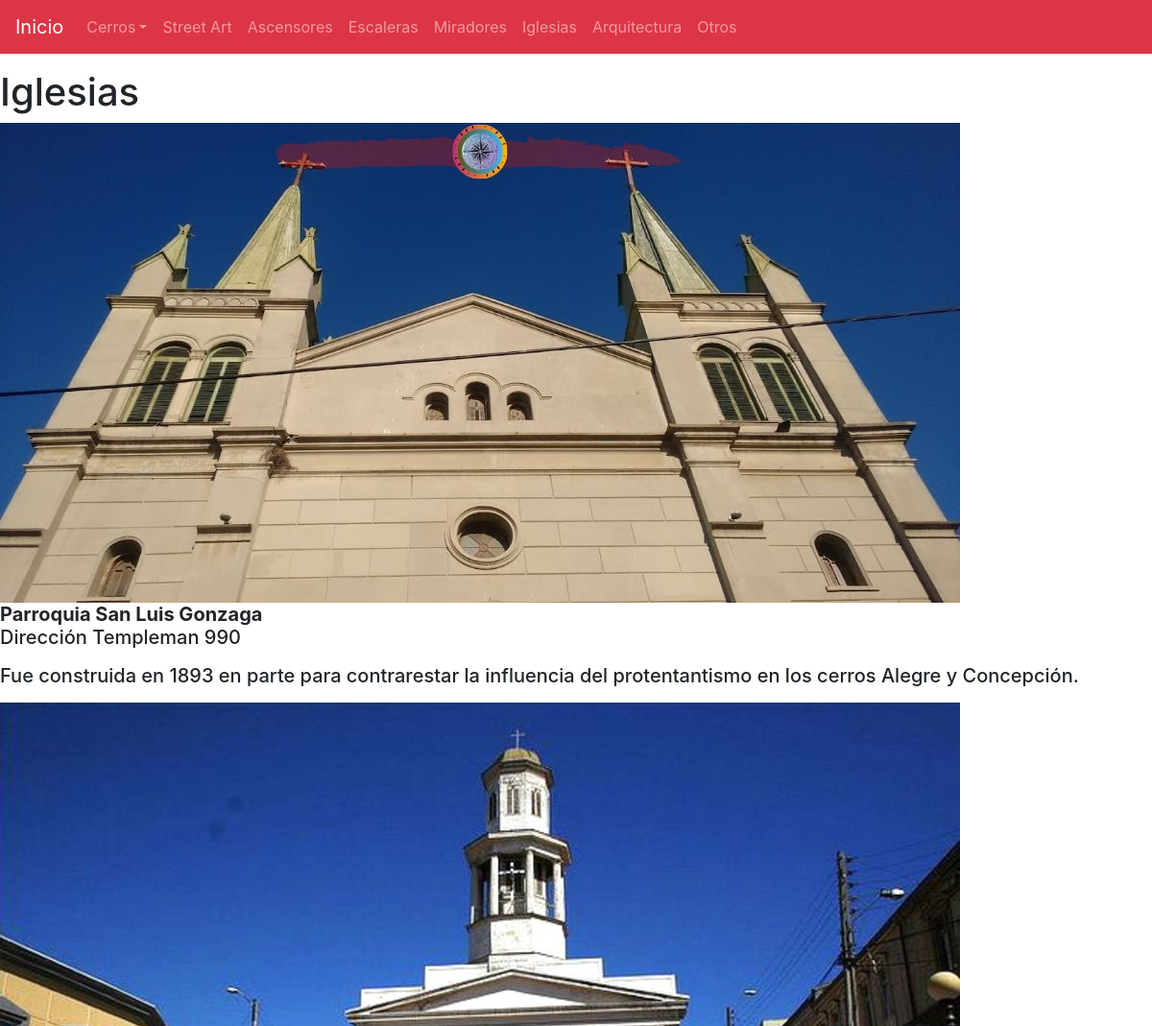
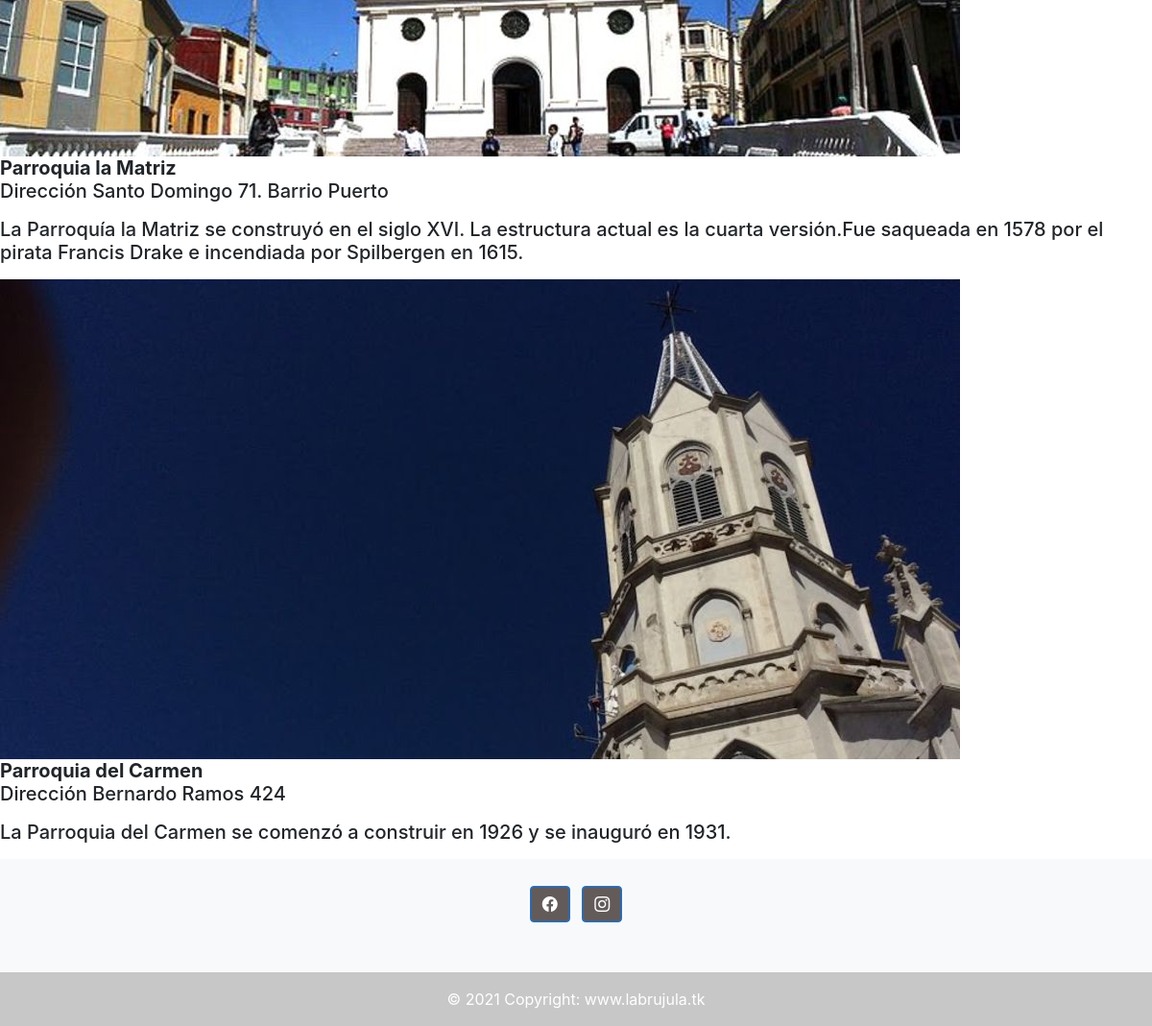
Page /iglesias/ on the committed database (2 pictures, top to bottom).
### miapp/models.py (models this page shows, shortened)
class Iglesias(models.Model):
    nombre = models.CharField(max_length=100, default="")
    direccion = models.CharField(max_length=100, default="")
    lugar = models.CharField(max_length=100, default="")
    descripcion = models.TextField(max_length=250)
    gps = models.CharField(max_length=100, verbose_name="GPS", default="gps")
    lat = models.CharField(max_length=100, verbose_name="Lat", default="0")
    lon = models.CharField(max_length=100, verbose_name="Lon", default="0")
    created_at = models.DateTimeField(auto_now_add=True)
    updated_at = models.DateTimeField(auto_now=True)
    image = models.ImageField(default='null',verbose_name="Miniatura", upload_to="iglesias")
    class Meta:
        verbose_name= "Igleia"
        verbose_name_plural= "Iglesias"
        ordering = ['-created_at']

### miapp/views.py (the view)
# urls.py: path('iglesias/', views.iglesias, name="iglesias"),
def iglesias(request):
    iglesias = Iglesias.objects.all().order_by('-id')
    return render(request, 'iglesias.html',{
        'iglesias': iglesias
    })

### miapp/templates/iglesias.html (shortened to what this page needs)
{% extends 'layout.html' %}
{% block content %}
<h1 class="title"> Iglesias </h1>
    {% for iglesia in iglesias %}
            {% if iglesia.image != 'null' and iglesia.image.url|length >= 1 %}
                <div class="image">
                    <img src="{{iglesia.image.url}}" />
                </div>
            {% endif %}
            <div class="data">
                <h5><strong>{{iglesia.nombre}}</5></strong>
                <p>Dirección {{iglesia.direccion}}</p>
                <p>{{iglesia.descripcion}}</p>
            </div>
    {% endfor %}
{% endblock %}

### rows in the picture
Iglesias: image (picture), nombre "Parroquia San Luis Gonzaga", direccion "Templeman 990", descripcion "Fue construida en 1893 en parte para contrarestar la influencia del protentantismo en los cerros Alegre y Concepción."
Iglesias: image (picture), nombre "Parroquia la Matriz", direccion "Santo Domingo 71. Barrio Puerto", descripcion "La Parroquía la Matriz se construyó en el siglo XVI. La estructura actual es la cuarta versión.Fue saqueada en 1578 por el pirata Francis Drake e incendiada por Spilbergen en 1615."
Iglesias: image (picture), nombre "Parroquia del Carmen", direccion "Bernardo Ramos 424", descripcion "La Parroquia del Carmen se comenzó a construir en 1926 y se inauguró en 1931."
